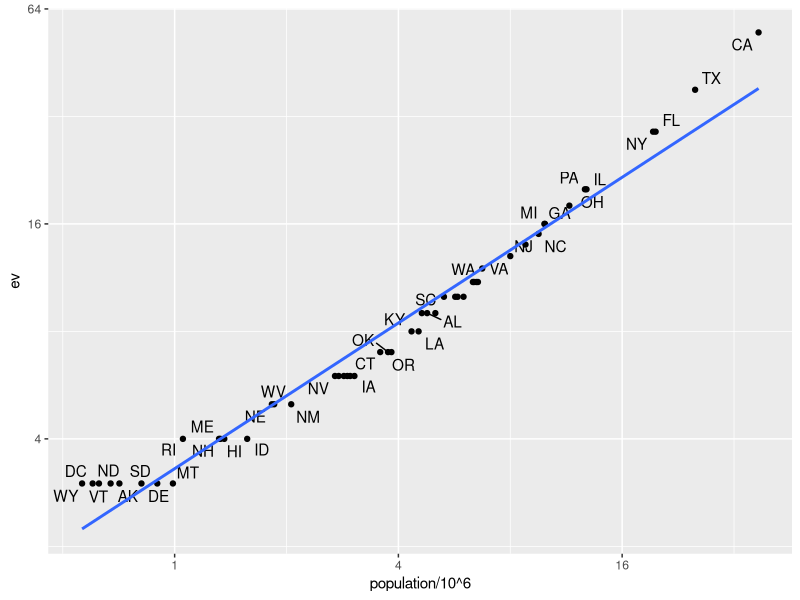

This figure's R source:
## ---- chunk 1
knitr::opts_chunk$set(echo = TRUE)
## ---- chunk 2
library(tidyverse)
library(dslabs)
data("murders")
view(murders)
view(results_us_election_2016)
## ---- chunk 3
identical(results_us_election_2016$state , murders$state)
## ---- chunk 4
tab <- left_join(murders, results_us_election_2016, by = "state")%>% select(-others) %>% rename(ev = electoral_votes)
view(tab)
## ---- chunk 5
library(ggrepel)
## ---- chunk 6
tab %>% ggplot(aes(population/10^6, ev, label = abb)) + geom_point() + geom_text_repel() + scale_x_continuous(trans = "log2") + scale_y_continuous(trans = "log2") + geom_smooth(method = "lm", se = FALSE)
## ---- chunk 7
tab_1 <- slice(murders,1:6) %>% select(state,abb)
tab_1
tab_2 <- results_us_election_2016 %>% filter(state %in% c("Alabama","Alaska", "Arizona", "California", "Connecticut", "Delaware")) %>% select(state,electoral_votes) %>% rename(ev = electoral_votes)
tab_2
## ---- chunk 8
left_join(tab_1,tab_2, by = "state")
## ---- chunk 9
right_join(tab_1,tab_2, by = "state")
## ---- chunk 10
full_join(tab_1,tab_2, by = "state")
## ---- chunk 11
semi_join(tab_1,tab_2, by = "state")
## ---- chunk 12
anti_join(tab_1,tab_2, by = "state")
